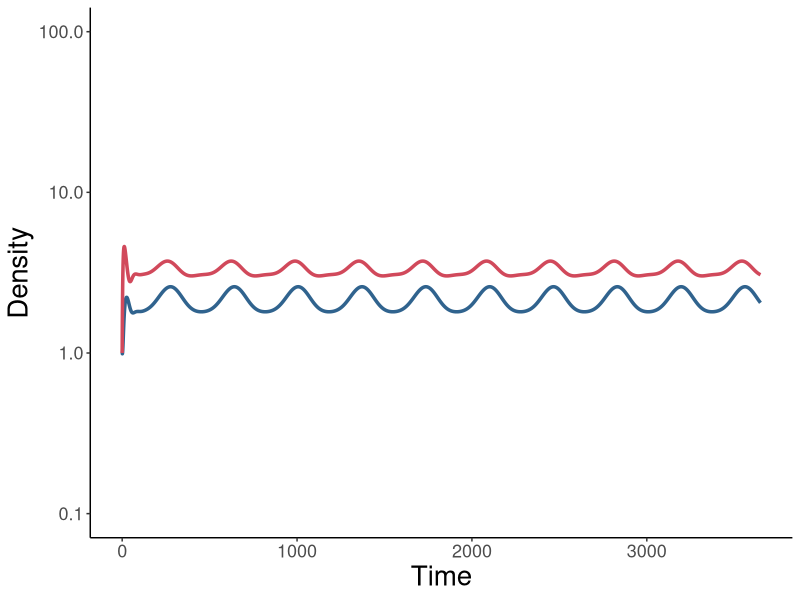

This figure's R source: (Note: this script raises an error after producing the figure.)
#################################################################################
#### This R script simulates population dynamics of hemipteran insects in their native habitats
#################################################################################



######################################
#### Load packages
######################################
library(tidyr)
library(ggplot2)
library(deSolve)
library(cowplot)
library(dplyr)
#library(Cairo)
#library(grid)
#library(gridExtra)



######################################
#### Simulate population dynamics
######################################

# STEP 1: Assign parameter values
# read data and select insect
setwd("~/Documents/Christopher/Washington/Research/Population dynamics")
data <- read.csv("Temperature response data.csv", header=TRUE)
sp.data <- subset(data, Species == "Clavigralla shadabi")
sp.data <- subset(data, Species == "Clavigralla tomentosicollis")
# define model parameters
params <- c(sp.data[2], sp.data[3], sp.data[4], sp.data[5],sp.data[6], sp.data[7], sp.data[8],
            sp.data[9], sp.data[10], sp.data[11], sp.data[12], sp.data[13], sp.data[14], sp.data[15],
            sp.data[16], sp.data[17], sp.data[18], sp.data[19], sp.data[20], sp.data[21], sp.data[22],
            sp.data[23], sp.data[24])
# time
yrs <- 10; # Number of years over which to run the model
timestep <- 1; # Length of time-steps (days)
times <- seq(0, yrs*365, by = timestep)


# STEP 2: Specify model
model = function(t, State, Pars){
  with(as.list(c(State, Pars)),
       {
         # Temperature regime
         meanT.incr = 0 # Increase in mean temperature over next 50 years
         amplT.incr = 0 # Increase in amplitude of temperature fluctuations over next 50 years
         dMeanT = meanT.incr/(yrs*365) # simulate x degree increase in mean temperature over 50 years
         dAmplT = amplT.incr/(yrs*365) # simulate x degree increase in the amplitude of temperature fluctuations over 50 years
         # temperature function
         temp = (meanT + dMeanT*times) + (amplT + dAmplT*times)*sin((2*pi*times + deltaT)/365)
         # time-series of temperature values
         signal = as.data.frame(list(times = times, temp = rep(0, length(times))))
         signal$temp = temp
         # create interpolating function
         input = approxfun(signal, rule = 2 ) # rule = 2 sets any extrapolated point to the closest data extreme
         # import interpolated temperature function
         T =  input(t)
         
         # Temperature responses
         b = bTopt*exp(-(T-Toptb)^2/(2*sb^2)) # Birth rate
         q = qTR*exp(Aq*(1/TR-1/Tmax))*exp(-(T-Toptq)^2/(2*sq^2)) # Density-dependence
         m = mTR*(T/TR)*exp(A*(1/TR-1/T))/(1+skew*(exp(AL*(1/TL-1/T))+exp(AH*(1/TH-1/T)))) # Maturation rate
         dJ = dJTR*exp(AdJ*(1/TR-1/T)) # Juvenile mortality
         dA = dATR*exp(AdA*(1/TR-1/T)) # Adult mortality
         
         # Juvenile and adult densities
         dJdt = b*(A >= 0.2)*A*exp(-q*A) - m*J - dJ*J # Allee threshold of 10% of equilibrium adult density
         dAdt = m*J - dA*A
         
         return(list(c(dJdt, dAdt), signal = T))
       })
}


# STEP 3: Model simulation and plotting population dynamics
init = c(J = 1, A = 1)
# run model and input into data frame
densities = as.data.frame(ode(func = model, y = init, parms = params, times = times, method = "ode45"))
# model variables (time, life stage, density)
output = densities[seq(0, dim(densities)[1], by=timestep), ]
output = gather(output, key=Variable, value=Output, -time)

# Plot population dynamics
pop.dyn = ggplot(output[output$Variable %in% c("J", "A"), ], aes(x=time, y=Output, color=Variable)) + 
  geom_line(size=1.2) +
  scale_color_manual(values=c("J"="#d1495b", "A"="#30638e")) + 
  labs(x="Time", y="Density") +
  # scale_x_continuous(expand=c(0, 5)) +
  scale_y_log10(limits=c(0.1, 100)) +
  theme(panel.grid.major = element_blank(), panel.grid.minor = element_blank(),
        panel.background = element_blank(), axis.line = element_line(colour = "black"),
        legend.position = "none", 
        axis.text = element_text(size=13),
        axis.title = element_text(size=20)) 

# Plot temperature regime
temp.regime  = ggplot(output[output$Variable %in% c("signal"), ], aes(x=time, y=Output, color=Variable)) + 
  geom_line(size=1.2) +
  scale_color_manual(values=c("signal"="#d1495b")) + 
  labs(x="Time", y="Temperature (K)") +
  # scale_x_continuous(expand=c(0, 5)) +
  scale_y_continuous(limits=c(298 - amplT.incr, 302 + meanT.incr + amplT.incr)) +
  theme(panel.grid.major = element_blank(), panel.grid.minor = element_blank(),
        panel.background = element_blank(), axis.line = element_line(colour = "black"),
        legend.position = "none", 
        axis.text = element_text(size=13),
        axis.title = element_text(size=20))

Plots = ggdraw() +
  draw_plot(pop.dyn, x = 0, y = 0.5, width = 1, height = 0.5) +
  draw_plot(temp.regime, x = 0, y = 0, width = 1, height = 0.5) #+
#draw_plot_label(label = c("(c)", ""), size = 18, x = c(0, 0), y = c(1, 0.5))
Plots
